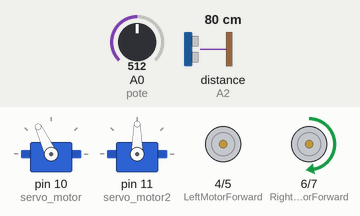
This sketch was run on a simulated Arduino Uno, built with avr-gcc and run on an emulated ATmega328P. On the bench: 2 × servo, motor-driver pin pairs drawn as motors (green arrow = first pin HIGH = forward, orange = second pin HIGH = backward, longer = more drive). Inputs (shaded band) come from the test bench; at power-on: distance to the obstacle (sensor on A2) 80 cm, A0 (pote) = 512. The echo pulse lasts 58.3 µs per cm.

Above: at 4.0 s.
4.1 s: distance to the obstacle (sensor on A2) set to 22 cm
5.6 s: distance to the obstacle (sensor on A2) set to 19 cm
At 8.4 s:
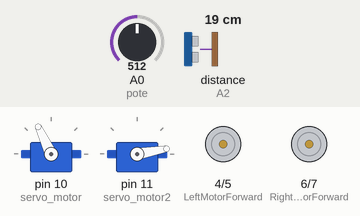
8.6 s: A0 (pote) set to 716
At 11.5 s:
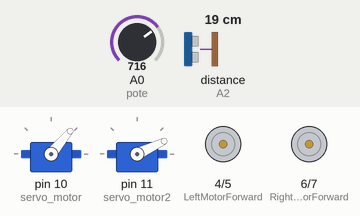
11.6 s: distance to the obstacle (sensor on A2) set to 60 cm
14.6 s: A0 (pote) set to 900
At 15.9 s:
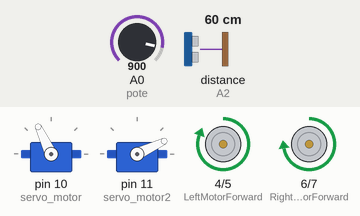
16.2 s: A0 (pote) set to 511
At 17.5 s:
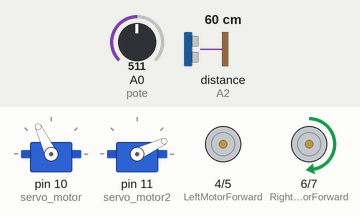
Timing chart, 0 to 18.7 s (numbered marks = the images above; inputs shaded):
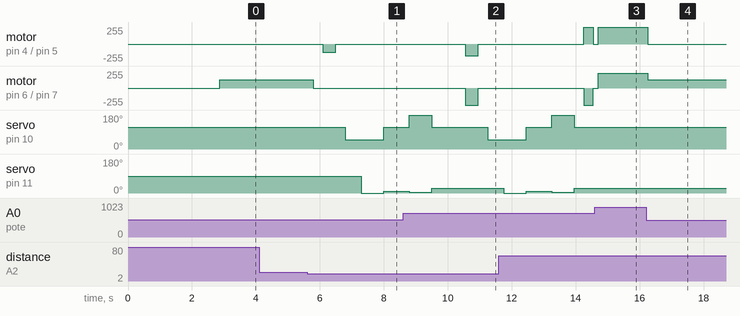

Measured:
- the behaviour switches between 21 and 20 cm on distance to the obstacle (sensor on A2) (found by bisection; images 0 and 1)
- after the input at 4.1 s, every drawn part: stays the same
- after the input at 5.6 s, motor on pin 4 (LeftMotorForward) / pin 5 (LeftMotorBackward): stopped → backward 127/255 after 0.49 s, → stopped 0.40 s later; motor on pin 6 (RightMotorForward) / pin 7 (RightMotorBackward): forward 127/255 → stopped after 0.19 s
- after the input at 8.6 s, motor on pin 6 (RightMotorForward) / pin 7 (RightMotorBackward): stopped → backward 255/255 after 1.9 s, → stopped 0.40 s later
- after the input at 14.6 s, motor on pin 6 (RightMotorForward) / pin 7 (RightMotorBackward): stopped → forward 224/255 after 0.11 s
- after the input at 16.2 s, motor on pin 4 (LeftMotorForward) / pin 5 (LeftMotorBackward): forward 255/255 → stopped after 0.05 s; motor on pin 6 (RightMotorForward) / pin 7 (RightMotorBackward): forward 224/255 → forward 127/255 after 0.05 s

The sketch:

Codigo___Potenciometro_Final.ino
```cpp
/*
 * Autor: NDev /Napoleón Devesa
 * Fecha: 11 noviembre 2020
 *
 */


#include <Servo.h>        // Include Servo Library
#include <NewPing.h>      // Include Newping Library

// L298N Control Pins
const int LeftMotorForward = 4;
const int LeftMotorBackward = 5;
const int RightMotorForward = 6;
const int RightMotorBackward = 7;


#define TRIGGER_PIN  A1  // Arduino pin tied to trigger pin on the ultrasonic sensor.
#define ECHO_PIN     A2  // Arduino pin tied to echo pin on the ultrasonic sensor.
#define MAX_DISTANCE 250 // Maximum distance we want to ping for (in centimeters). Maximum sensor distance is rated at 250cm.

int pote=A0;   //Potenciómetro
int valorpote;     //Variable que recoge el valor del potenciómetro

int pwm1;          //Variable del PWM 1
int pwm2;          //Variable del PWM 2


Servo servo_motor;  // Servo's name
Servo servo_motor2;  // Servo's name
NewPing sonar(TRIGGER_PIN, ECHO_PIN, MAX_DISTANCE); // NewPing setup of pins and maximum distance.

boolean goesForward = false;
int distance = 100;


void setup()
{
  // Set L298N Control Pins as Output
  pinMode(RightMotorForward, OUTPUT);
  pinMode(LeftMotorForward, OUTPUT);
  pinMode(LeftMotorBackward, OUTPUT);
  pinMode(RightMotorBackward, OUTPUT);

  servo_motor.attach(10);   // Attachs the servo on pin 9 to servo object.
  servo_motor.write(115);   // Set at 115 degrees.

  servo_motor2.attach(11);   // Attachs the servo on pin 9 to servo object.
  servo_motor.write(115);   // Set at 115 degrees.

  delay(2000);              // Wait for 2s.
  distance = readPing();    // Get Ping Distance.
  delay(100);               // Wait for 100ms.
  distance = readPing();
  delay(100);
  distance = readPing();
  delay(100);
  distance = readPing();
  delay(100);


}

void loop(){

  valorpote = analogRead(pote);
  pwm1 = map(valorpote, 0, 1023, 0, 255);
  //pwm2 = map(valorpote, 0, 1023, 255, 0); //El PWM 2 esta invertido respecto al PWM 1

  int distanceRight = 0;
  int distanceLeft = 0;
  delay(50);

  if (distance <= 20)
  {
    moveStop();
    delay(300);
    moveBackward();
    delay(400);
    moveStop();
    delay(300);
    distanceRight = lookRight();
    delay(300);
    distanceLeft = lookLeft();
    delay(300);

    if (distanceRight >= distanceLeft)
    {
      turnRight();
      delay(300);
      moveStop();
    }
    else
    {
      turnLeft();
      delay(300);
      moveStop();
    }

  }
  else
  {
    moveForward();
  }

    distance = readPing();
}

int lookRight()     // Look Right Function for Servo Motor
{
  servo_motor.write(50);
  delay(500);

  servo_motor2.write(0);
  delay(500);

  int distance = readPing();
  delay(100);

  servo_motor.write(115);

   servo_motor2.write(10);

  delay(500);
  return distance;
}

int lookLeft()      // Look Left Function for Servo Motor
{
  servo_motor.write(180);

  servo_motor2.write(5);
  delay(500);
  int distance = readPing();
  delay(100);

  servo_motor.write(115);
  servo_motor2.write(25);
  return distance;
}

int readPing()      // Read Ping Function for Ultrasonic Sensor.
{
  delay(100);                 // Wait 100ms between pings (about 20 pings/sec). 29ms should be the shortest delay between pings.
  int cm = sonar.ping_cm();   //Send ping, get ping distance in centimeters (cm).
  if (cm==0)
  {
    cm=250;
  }
  return cm;
}

void moveStop()       // Move Stop Function for Motor Driver.
{
  digitalWrite(RightMotorForward, LOW);
  digitalWrite(RightMotorBackward, LOW);
  digitalWrite(LeftMotorForward, LOW);
  digitalWrite(LeftMotorBackward, LOW);
}

void moveForward()    // Move Forward Function for Motor Driver.

{


    analogWrite(RightMotorForward,pwm1);
    digitalWrite(RightMotorBackward, LOW);

    analogWrite(LeftMotorForward,pwm1);
    digitalWrite(LeftMotorBackward, LOW);
}

void moveBackward()   // Move Backward Function for Motor Driver.
{
  digitalWrite(RightMotorForward, LOW);
  analogWrite(RightMotorBackward,pwm1);

  digitalWrite(LeftMotorForward, LOW);
   analogWrite(LeftMotorBackward,pwm1);

}

void turnRight()      // Turn Right Function for Motor Driver.
{
  digitalWrite(RightMotorForward, LOW);
    analogWrite(RightMotorBackward,pwm1);

 analogWrite(LeftMotorForward,pwm1);
  digitalWrite(LeftMotorBackward, LOW);
}

void turnLeft()       // Turn Left Function for Motor Driver.
{
  analogWrite(RightMotorForward,pwm1);
  digitalWrite(RightMotorBackward, LOW);
  digitalWrite(LeftMotorForward, LOW);
  analogWrite(LeftMotorBackward,pwm1);
}
```
